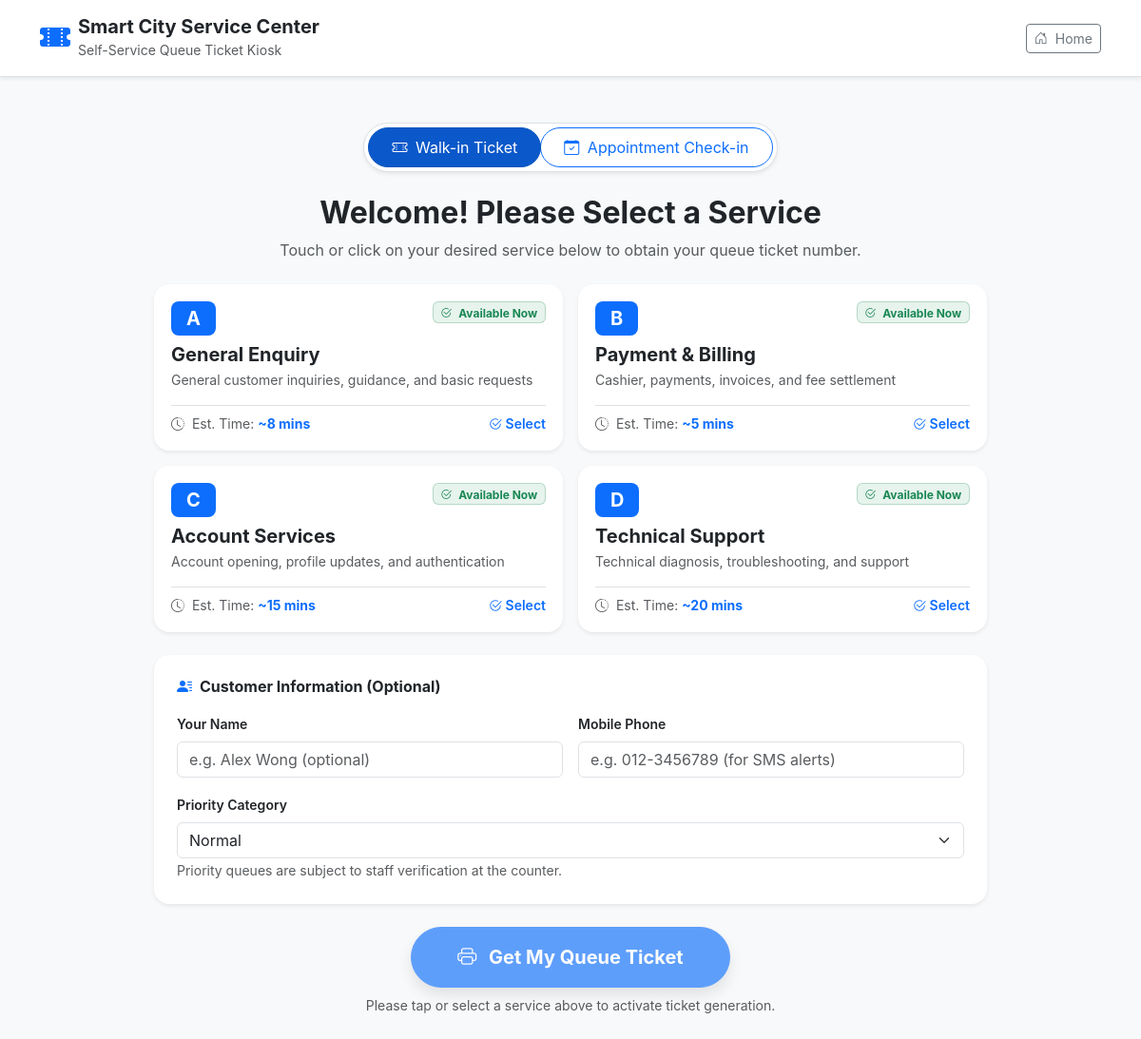
/customer/index.php, run on the app's committed database.
### tables this page shows
CREATE TABLE `system_settings` (
    `id` INT AUTO_INCREMENT PRIMARY KEY,
    `setting_key` VARCHAR(100) NOT NULL UNIQUE,
    `setting_value` TEXT DEFAULT NULL,
    `updated_by` INT DEFAULT NULL,
    `updated_at` DATETIME DEFAULT CURRENT_TIMESTAMP ON UPDATE CURRENT_TIMESTAMP,
    FOREIGN KEY (`updated_by`) REFERENCES `users` (`id`) ON DELETE SET NULL
);

CREATE TABLE `services` (
    `id` INT AUTO_INCREMENT PRIMARY KEY,
    `service_code` VARCHAR(10) NOT NULL UNIQUE,
    `service_name` VARCHAR(100) NOT NULL,
    `description` TEXT DEFAULT NULL,
    `default_service_duration` INT NOT NULL DEFAULT 10 COMMENT 'Estimated duration in minutes',
    `maximum_queue_capacity` INT NOT NULL DEFAULT 100 COMMENT 'Daily maximum ticket capacity',
    `status` ENUM('active', 'inactive') NOT NULL DEFAULT 'active',
    `created_at` DATETIME DEFAULT CURRENT_TIMESTAMP,
    `updated_at` DATETIME DEFAULT CURRENT_TIMESTAMP ON UPDATE CURRENT_TIMESTAMP
);

### customer/index.php (the view, shortened to what the rows shown need)
<?php
$pdo = Database::getConnection();
$services = $pdo->query("SELECT s.*,
    (SELECT COUNT(*) FROM `queues` q WHERE q.service_id = s.id AND q.queue_date = CURDATE() AND q.status = 'Waiting') AS waiting_count,
    (SELECT COUNT(*) FROM `queues` q WHERE q.service_id = s.id AND q.queue_date = CURDATE() AND q.status IN ('Called', 'Serving')) AS in_service_count
FROM `services` s
WHERE s.status = 'active'
ORDER BY s.service_code ASC")->fetchAll();
$bizName = get_setting('business_name', 'Smart City Service Center');
?>
<!DOCTYPE html>
<html lang="en">
<head>
    <link href="https://cdn.jsdelivr.net/npm/bootstrap@5.3.3/dist/css/bootstrap.min.css" rel="stylesheet">
    <link href="https://cdn.jsdelivr.net/npm/bootstrap-icons@1.11.3/font/bootstrap-icons.min.css" rel="stylesheet">
    <link href="<?= BASE_URL ?>/assets/css/style.css" rel="stylesheet">
</head>
<body class="bg-light min-vh-100 d-flex flex-column">
    <header class="bg-white border-bottom py-3 shadow-sm">
        <div class="container d-flex justify-content-between align-items-center">
            <div class="d-flex align-items-center">
                <div>
                    <h5 class="mb-0 fw-bold text-dark"><?= e($bizName) ?></h5>
                    <small class="text-muted">Self-Service Queue Ticket Kiosk</small>
                </div>
            </div>
        </div>
    </header>
    <div class="container py-5 flex-grow-1" style="max-width: 900px;">
        <div class="text-center mb-4">
            <h2 class="fw-bold text-dark mb-2">Welcome! Please Select a Service</h2>
        </div>
        <form id="queueRegisterForm" method="POST" action="<?= BASE_URL ?>/customer/register.php">
            <div class="row g-3 mb-4">
                <?php if (empty($services)): ?>
                    <div class="col-12 text-center py-5">
                        <div class="alert alert-warning">No services are currently active. Please speak to our front desk officer.</div>
                    </div>
                <?php else: ?>
                    <?php foreach ($services as $svc): ?>
                        <?php
                            $estWait = calculate_estimated_waiting_time((int)$svc['id']);
                        ?>
                        <div class="col-md-6">
                            <div class="card service-card h-100 shadow-sm rounded-4 p-3" onclick="selectService(<?= $svc['id'] ?>, this)">
                                <div class="d-flex align-items-start justify-content-between mb-2">
                                    <span class="badge bg-primary fs-5 px-3 py-2 rounded-3"><?= e($svc['service_code']) ?></span>
                                    <?php $totalActiveQueue = (int)$svc['waiting_count'] + (int)$svc['in_service_count']; ?>
                                    <?php if ($totalActiveQueue > 0): ?>
                                        <span class="badge bg-light text-dark border">
                                            <i class="bi bi-people me-1"></i> <?= $totalActiveQueue ?> in queue <?= $svc['in_service_count'] > 0 ? '(' . $svc['in_service_count'] . ' serving)' : '' ?>
                                        </span>
                                    <?php else: ?>
                                        <span class="badge bg-success bg-opacity-10 text-success border border-success border-opacity-25">
                                            <i class="bi bi-check2-circle me-1"></i> Available Now
                                        </span>
                                    <?php endif; ?>
                                </div>
                                <h5 class="fw-bold text-dark mb-1"><?= e($svc['service_name']) ?></h5>
                                <p class="text-muted small mb-3 flex-grow-1"><?= e($svc['description']) ?></p>
                                <div class="d-flex justify-content-between align-items-center pt-2 border-top text-muted small">
                                    <span><i class="bi bi-clock-history me-1"></i> <?= $totalActiveQueue > 0 ? 'Est. Wait' : 'Est. Time' ?>: <strong class="text-primary">~<?= $estWait ?> mins</strong></span>
                                    <span class="text-primary fw-semibold"><i class="bi bi-check2-circle"></i> Select</span>
                                </div>
                            </div>
                        </div>
                    <?php endforeach; ?>
                <?php endif; ?>
            </div>
        </form>
    </div>
</body>
</html>

### data on the page
system_settings: setting_value "Smart City Service Center"
services: service_code "A", service_name "General Enquiry", description "General customer inquiries, guidance, and basic requests", estWait "8"
services: service_code "B", service_name "Payment & Billing", description "Cashier, payments, invoices, and fee settlement", estWait "5"
services: service_code "C", service_name "Account Services", description "Account opening, profile updates, and authentication", estWait "15"
services: service_code "D", service_name "Technical Support", description "Technical diagnosis, troubleshooting, and support", estWait "20"

### other printed values
form field priority_id "Normal"
